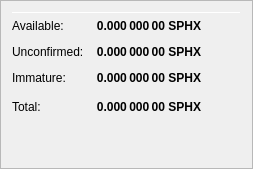
                   <widget class="QFrame" name="frame_ZerocoinBalances">
                    <property name="frameShape">
                     <enum>QFrame::StyledPanel</enum>
                    </property>
                    <property name="frameShadow">
                     <enum>QFrame::Raised</enum>
                    </property>
                    <layout class="QVBoxLayout" name="verticalLayout_7">
                     <item>
                      <layout class="QHBoxLayout" name="horizontalLayout_8" stretch="0">
                       <!--<item>
                        <widget class="QLabel" name="label_5z_3">
                         <property name="minimumSize">
                          <size>
                           <width>0</width>
                           <height>20</height>
                          </size>
                         </property>
                         <property name="font">
                          <font>
                           <pointsize>12</pointsize>
                           <weight>75</weight>
                           <bold>true</bold>
                          </font>
                         </property>
                         <property name="text">
                          <string>xSPHX Balance</string>
                         </property>
                        </widget>
                       </item>-->
                       <!--<item>
                        <widget class="QLabel" name="labelxSPHXPercent">
                         <property name="text">
                          <string notr="true">0 %</string>
                         </property>
                        </widget>
                       </item>
                       <item>
                        <spacer name="horizontalSpacer_11">
                         <property name="orientation">
                          <enum>Qt::Horizontal</enum>
                         </property>
                         <property name="sizeHint" stdset="0">
                          <size>
                           <width>40</width>
                           <height>20</height>
                          </size>
                         </property>
                        </spacer>
                       </item>-->
                      </layout> 
                     </item>
                     <item>
                      <widget class="Line" name="line_ZerocoinBalance">
                       <property name="minimumSize">
                        <size>
                         <width>0</width>
                         <height>1</height>
                        </size>
                       </property>
                       <property name="maximumSize">
                        <size>
                         <width>16777215</width>
                         <height>1</height>
                        </size>
                       </property>
                       <property name="orientation">
                        <enum>Qt::Horizontal</enum>
                       </property>
                      </widget>
                     </item>
                     <item>
                      <layout class="QGridLayout" name="gridLayout_5">
                       <property name="spacing">
                        <number>12</number>
                       </property>
                       <item row="1" column="0">
                        <widget class="QLabel" name="labelzBalanceMatureText">
                         <property name="toolTip">
                          <string>Mature: more than 20 confirmation and more than 3 mints of the same denomination after it was minted.
These xSPHX are spendable.</string>
                         </property>
                         <property name="text">
                          <string>Available:</string>
                         </property>
                        </widget>
                       </item>
                       <item row="1" column="1">
                        <widget class="QLabel" name="labelzBalanceMature">
                         <property name="font">
                          <font>
                           <weight>75</weight>
                           <bold>true</bold>
                          </font>
                         </property>
                         <property name="toolTip">
                          <string>Mature: more than 20 confirmation and more than 3 mints of the same denomination after it was minted.
These xSPHX are spendable.</string>
                         </property>
                         <property name="text">
                          <string notr="true">0.000 000 00 SPHX</string>
                         </property>
                         <property name="alignment">
                          <set>Qt::AlignRight|Qt::AlignTrailing|Qt::AlignVCenter</set>
                         </property>
                        </widget>
                       </item>
                       <item row="2" column="0">
                        <widget class="QLabel" name="labelzBalanceUnconfirmedText">
                         <property name="toolTip">
                          <string>Unconfirmed: less than 20 confirmations
Immature: confirmed, but less than 3 mints of the same denomination after it was minted</string>
                         </property>
                         <property name="text">
                          <string>Unconfirmed:</string>
                         </property>
                        </widget>
                       </item>
                       <item row="2" column="1">
                        <widget class="QLabel" name="labelzBalanceUnconfirmed">
                         <property name="font">
                          <font>
                           <weight>75</weight>
                           <bold>true</bold>
                          </font>
                         </property>
                         <property name="toolTip">
                          <string>Unconfirmed: less than 20 confirmations
Immature: confirmed, but less than 3 mints of the same denomination after it was minted</string>
                         </property>
                         <property name="text">
                          <string notr="true">0.000 000 00 SPHX</string>
                         </property>
                         <property name="alignment">
                          <set>Qt::AlignRight|Qt::AlignTrailing|Qt::AlignVCenter</set>
                         </property>
                        </widget>
                       </item>
                       <item row="3" column="0">
                        <widget class="QLabel" name="labelzBalanceImmatureText">
                         <property name="toolTip">
                          <string>Unconfirmed: less than 20 confirmations
Immature: confirmed, but less than 3 mints of the same denomination after it was minted</string>
                         </property>
                         <property name="text">
                          <string>Immature:</string>
                         </property>
                        </widget>
                       </item>
                       <item row="3" column="1">
                        <widget class="QLabel" name="labelzBalanceImmature">
                         <property name="font">
                          <font>
                           <weight>75</weight>
                           <bold>true</bold>
                          </font>
                         </property>
                         <property name="toolTip">
                          <string>Unconfirmed: less than 20 confirmations
Immature: confirmed, but less than 3 mints of the same denomination after it was minted</string>
                         </property>
                         <property name="text">
                          <string notr="true">0.000 000 00 SPHX</string>
                         </property>
                         <property name="alignment">
                          <set>Qt::AlignRight|Qt::AlignTrailing|Qt::AlignVCenter</set>
                         </property>
                        </widget>
                       </item>
                       <item row="4" column="0">
                        <widget class="QLabel" name="labelzBalanceText">
                         <property name="toolTip">
                          <string>Your current xSPHX balance, unconfirmed and immature xSPHX included.</string>
                         </property>
                         <property name="text">
                          <string>Total:</string>
                         </property>
                        </widget>
                       </item>
                       <item row="4" column="1">
                        <widget class="QLabel" name="labelzBalance">
                         <property name="font">
                          <font>
                           <weight>75</weight>
                           <bold>true</bold>
                          </font>
                         </property>
                         <property name="cursor">
                          <cursorShape>IBeamCursor</cursorShape>
                         </property>
                         <property name="toolTip">
                          <string>Your current xSPHX balance, unconfirmed and immature xSPHX included.</string>
                         </property>
                         <property name="text">
                          <string notr="true">0.000 000 00 SPHX</string>
                         </property>
                         <property name="alignment">
                          <set>Qt::AlignRight|Qt::AlignTrailing|Qt::AlignVCenter</set>
                         </property>
                         <property name="textInteractionFlags">
                          <set>Qt::LinksAccessibleByMouse|Qt::TextSelectableByKeyboard|Qt::TextSelectableByMouse</set>
                         </property>
                        </widget>
                       </item>
                       <item row="4" column="2">
                        <spacer name="horizontalSpacer_4">
                         <property name="orientation">
                          <enum>Qt::Horizontal</enum>
                         </property>
                         <property name="sizeHint" stdset="0">
                          <size>
                           <width>40</width>
                           <height>20</height>
                          </size>
                         </property>
                        </spacer>
                       </item>
                      </layout> 
                     </item>
                     <item>
                      <spacer name="verticalSpacer_4">
                       <property name="orientation">
                        <enum>Qt::Vertical</enum>
                       </property>
                       <property name="sizeHint" stdset="0">
                        <size>
                         <width>20</width>
                         <height>40</height>
                        </size>
                       </property>
                      </spacer>
                     </item>
                    </layout>
                   </widget>
